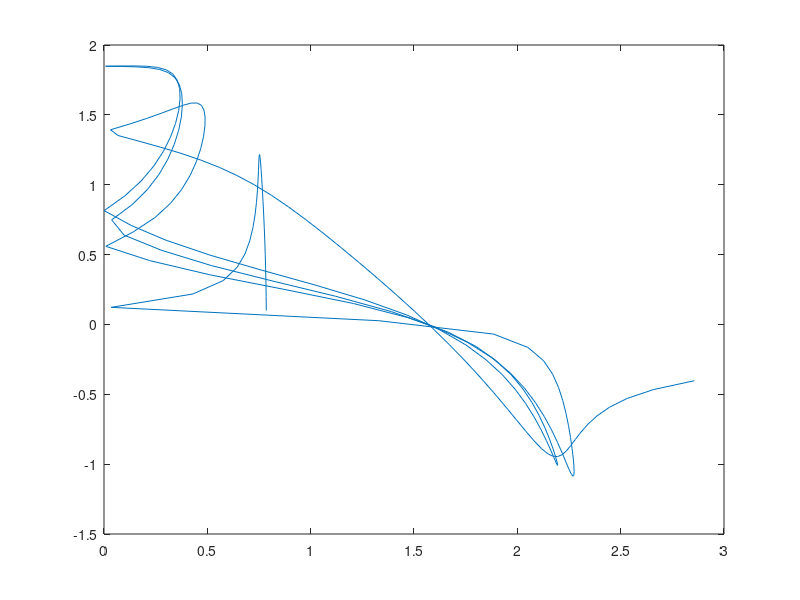

The MATLAB source for this figure:

% I shall import the variables corresponding to the particle's cartesian 
% trajectory from the file trajectories_bottle_cartesian.mat and find the 
% corresponding trajectory in cylindrical coordinates.

load("trajectories_bottle_cartesian.mat", "y");
load("trajectories_bottle_cartesian.mat", "tspan");

% y = [x y z vx vy vz]

r = sqrt ( y(:, 1).^2 + y(:, 2).^2 + y(:, 3).^2 );
z = y(:, 3);
phi = acos (z ./ r);

y_cylindrical = [r, phi, z];

plot(y_cylindrical(:, 2), y_cylindrical(:, 3));